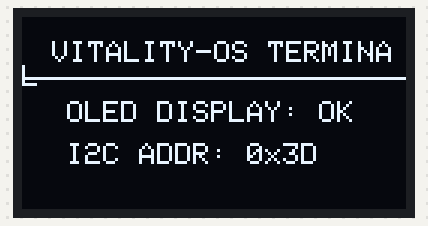
This sketch was run on a simulated ESP32. On the bench: 128×64 one-colour display. What the sketch prints to the serial monitor is not drawn.

Above: at 1.1 s.
At 3.1 s:
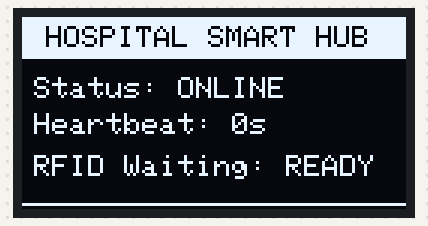
At 10.3 s:
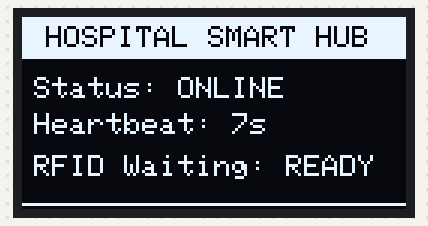
At 20.6 s:
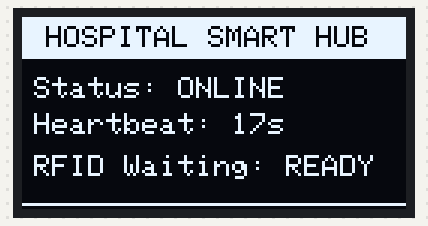
At 28.8 s:
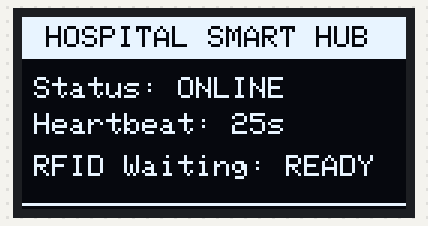
At 38.0 s:
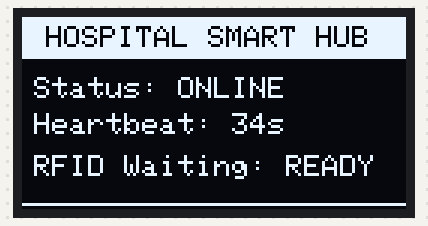

Measured:
- what the display in image 0 shows lasts 2.0 s, from 1.1 s to 3.1 s
- what the display in image 1 shows lasts 1.0 s, from 3.1 s to 4.1 s

The sketch:

02_oled_i2c_test.ino
```cpp
/*
 * TEST 02: I2C SCANNER & 0.96" OLED DISPLAY TEST (SSD1306)
 * --------------------------------------------------------
 * Purpose: Scan I2C bus to confirm OLED address (typically 0x3C)
 *          and render text & graphics to verify the screen.
 *
 * Required Libraries (Arduino Library Manager):
 *   1. "Adafruit SSD1306" by Adafruit
 *   2. "Adafruit GFX Library" by Adafruit
 *
 * Pinout:
 *   - OLED GND -> ESP32 GND
 *   - OLED VCC -> ESP32 3V3 (or VIN 5V)
 *   - OLED SCL -> ESP32 D22 (GPIO 22)
 *   - OLED SDA -> ESP32 D21 (GPIO 21)
 */

#include <Wire.h>
#include <Adafruit_GFX.h>
#include <Adafruit_SSD1306.h>

#define SCREEN_WIDTH 128
#define SCREEN_HEIGHT 64
#define OLED_RESET -1
#define I2C_SDA 21
#define I2C_SCL 22

Adafruit_SSD1306 display(SCREEN_WIDTH, SCREEN_HEIGHT, &Wire, OLED_RESET);
int counter = 0;
byte foundAddress = 0;

void scanI2C() {
  Serial.println("\n--- Scanning I2C Bus on GPIO 21 (SDA) / GPIO 22 (SCL) ---");
  byte count = 0;
  for (byte i = 1; i < 127; i++) {
    Wire.beginTransmission(i);
    if (Wire.endTransmission() == 0) {
      Serial.print("SUCCESS: Found I2C device at 0x");
      if (i < 16) Serial.print("0");
      Serial.println(i, HEX);
      foundAddress = i;
      count++;
    }
  }
  if (count == 0) {
    Serial.println("ERROR: No I2C devices found! Check GND, VCC, SDA (D21), and SCL (D22) wiring.");
  }
}

void setup() {
  Serial.begin(115200);
  delay(1000);
  Serial.println("OLED Test & I2C Scanner starting...");

  Wire.begin(I2C_SDA, I2C_SCL);
  scanI2C();

  byte addr = foundAddress != 0 ? foundAddress : 0x3C;
  if (!display.begin(SSD1306_SWITCHCAPVCC, addr)) {
    Serial.print("ERROR: SSD1306 initialization failed at 0x");
    Serial.println(addr, HEX);
    Serial.println("Retrying with 0x3D...");
    if (!display.begin(SSD1306_SWITCHCAPVCC, 0x3D)) {
      Serial.println("Could not initialize OLED display. Halting.");
      while (true) delay(1000);
    }
  }

  Serial.println("OLED successfully initialized!");
  display.clearDisplay();
  display.setTextSize(1);
  display.setTextColor(SSD1306_WHITE);
  display.setCursor(10, 8);
  display.println("VITALITY-OS TERMINAL");
  display.drawFastHLine(0, 20, 128, SSD1306_WHITE);
  display.setCursor(15, 28);
  display.println("OLED DISPLAY: OK");
  display.setCursor(15, 42);
  display.print("I2C ADDR: 0x");
  display.println(addr, HEX);
  display.display();
  delay(2000);
}

void loop() {
  display.clearDisplay();

  // Header Box
  display.fillRect(0, 0, 128, 14, SSD1306_WHITE);
  display.setTextColor(SSD1306_BLACK);
  display.setCursor(8, 3);
  display.setTextSize(1);
  display.println("HOSPITAL SMART HUB");

  // Body Text
  display.setTextColor(SSD1306_WHITE);
  display.setCursor(4, 20);
  display.println("Status: ONLINE");

  display.setCursor(4, 32);
  display.print("Heartbeat: ");
  display.print(counter);
  display.println("s");

  display.setCursor(4, 46);
  display.println("RFID Waiting: READY");

  // Bottom Border
  display.drawFastHLine(0, 62, 128, SSD1306_WHITE);
  display.display();

  Serial.print("OLED active - Uptime: ");
  Serial.print(counter);
  Serial.println("s");

  counter++;
  delay(1000);
}
```
